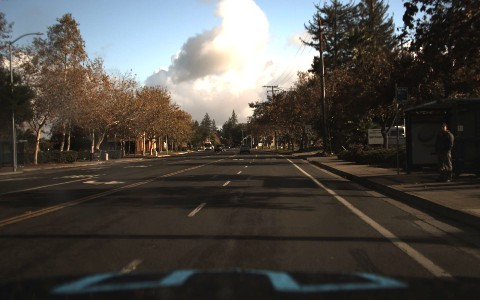
#> input picture data_image/1478019952686311006.jpg, 480 x 300 px; its folder holds only this picture in this run
$ jupyter execute generate_depth_map.ipynb
#> lines starting #> are read from the running program, lines starting #| are printed output that depends on the picture
[cell 1]
import cv2
import numpy as np
import os

# 입력 이미지 폴더 경로
image_dir = 'data_image'

# 출력 결과 저장 폴더
output_dir = 'output_depth'

# 결과 저장 폴더가 없으면 새로 생성
os.makedirs(output_dir, exist_ok=True)

# 이미지 반복 처리
for filename in os.listdir(image_dir):
    if filename.lower().endswith(('.jpg', '.png', '.jpeg')):
        img_path = os.path.join(image_dir, filename)
        print(f"처리 중: {img_path}")

        # 이미지 로드
        image = cv2.imread(img_path)
#> image is the input picture: shape (300, 480, 3); mean B, G, R 69.6, 74.4, 77.6
        if image is None:
            print(f"이미지를 불러올 수 없습니다: {img_path}")
            continue

        # 그레이스케일 변환
        gray = cv2.cvtColor(image, cv2.COLOR_BGR2GRAY)
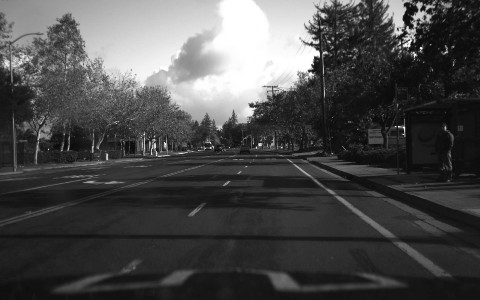
#> gray: shape (300, 480); min 4, max 255, mean 74.8

        # 깊이 맵 생성 (단순히 회색조를 색상맵으로 변환)
        depth_map = cv2.applyColorMap(gray, cv2.COLORMAP_JET)
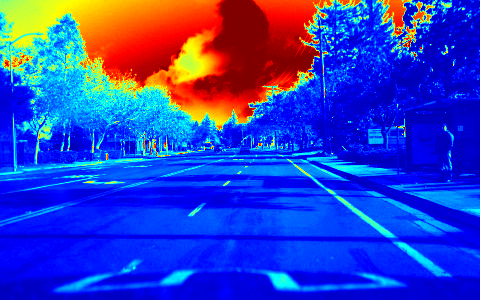
#> depth_map: shape (300, 480, 3); mean B, G, R 194.2, 62.8, 43.9

        # 결과 출력
        cv2.imshow('Original Image', image)
        cv2.imshow('Depth Map', depth_map)
        cv2.waitKey(500)  # 0으로 하면 수동 확인, 500은 자동 0.5초씩

        # 결과 저장 경로 설정
        output_path = os.path.join(output_dir, f"depth_{filename}")
        cv2.imwrite(output_path, depth_map)
        print(f"→ 저장 완료: {output_path}")

# 모든 창 닫기
cv2.destroyAllWindows()

[cell 2]
import cv2
import numpy as np
import os

# 이미지 폴더 경로
image_dir = 'data_image'

# 폴더 내 모든 이미지 파일에 대해 반복
for filename in os.listdir(image_dir):
    if filename.lower().endswith(('.jpg', '.jpeg', '.png')):
        img_path = os.path.join(image_dir, filename)
        print(f"처리 중: {img_path}")

        # 이미지 로드
        image = cv2.imread(img_path)
        if image is None:
            print(f"이미지를 불러올 수 없습니다: {img_path}")
            continue

        # 그레이스케일 변환
        gray = cv2.cvtColor(image, cv2.COLOR_BGR2GRAY)

        # Depth Map 생성
        depth_map = cv2.applyColorMap(gray, cv2.COLORMAP_JET)

        # 이미지 크기
        h, w = depth_map.shape[:2]
#> h = 300; w = 480

        # X, Y 평면 좌표 생성
        X, Y = np.meshgrid(np.arange(w), np.arange(h))

        # Z 축은 밝기를 기반으로 한 깊이값으로 사용
        Z = gray.astype(np.float32)

        # 3D 포인트 클라우드 형식으로 결합 (h x w x 3 배열)
        points_3d = np.dstack((X, Y, Z))
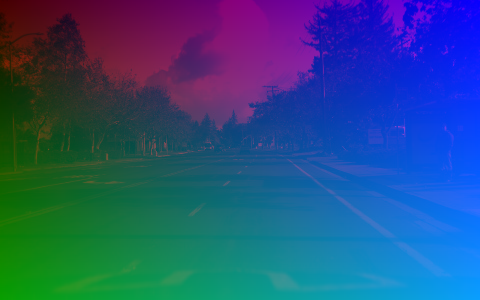
#> points_3d: shape (300, 480, 3) float64; mean of channels 0, 1, 2 239.5, 149.5, 74.8; drawn with min black and max white

        # 결과 출력
        cv2.imshow('Depth Map', depth_map)
        cv2.setWindowTitle('Depth Map', f"Depth Map - {filename}")
        cv2.waitKey(0)

# 모든 창 닫기
cv2.destroyAllWindows()

$ run again, on data_image/1478020209190210692.jpg
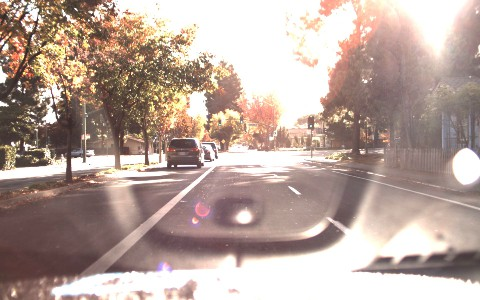
#> input picture data_image/1478020209190210692.jpg, 480 x 300 px
#> image is the input picture: shape (300, 480, 3); mean B, G, R 155.5, 164.2, 183.7
#> `depth_map = cv2.applyColorMap(gray, cv2.COLORMAP_JET)`:
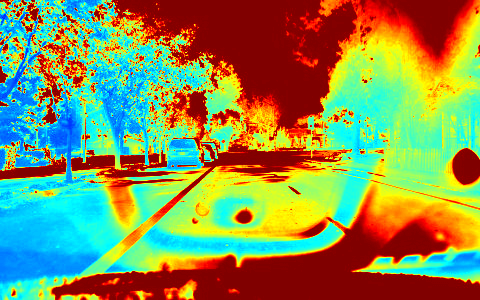
#> depth_map: shape (300, 480, 3); mean B, G, R 85.2, 144.3, 135.5
#> `points_3d = np.dstack((X, Y, Z))`:
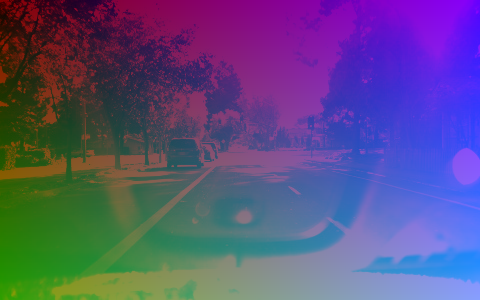
#> points_3d: shape (300, 480, 3) float64; mean of channels 0, 1, 2 239.5, 149.5, 169; drawn with min black and max white

$ run again, on data_image/1478019974679051391.jpg
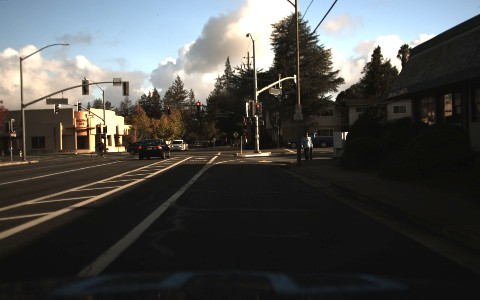
#> input picture data_image/1478019974679051391.jpg, 480 x 300 px
#> image is the input picture: shape (300, 480, 3); mean B, G, R 73.2, 75, 74.3
#> `depth_map = cv2.applyColorMap(gray, cv2.COLORMAP_JET)`:
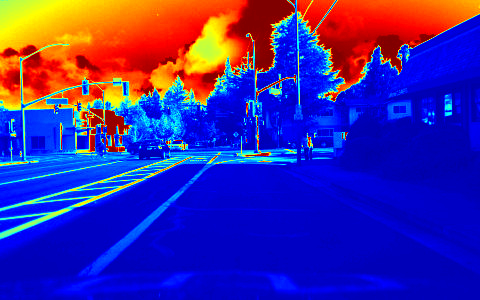
#> depth_map: shape (300, 480, 3); mean B, G, R 160.5, 40.6, 60.9
#> `points_3d = np.dstack((X, Y, Z))`:
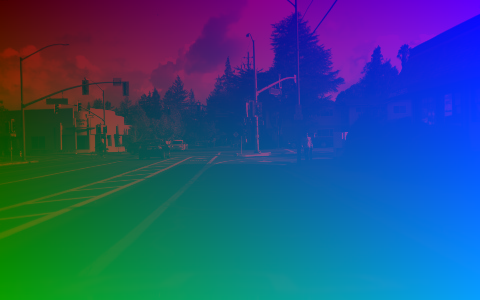
#> points_3d: shape (300, 480, 3) float64; mean of channels 0, 1, 2 239.5, 149.5, 74.6; drawn with min black and max white

$ run again, on data_image/1478019983181354848.jpg
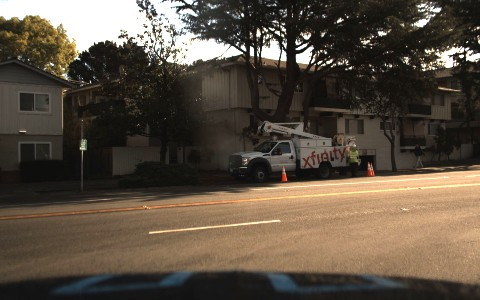
#> input picture data_image/1478019983181354848.jpg, 480 x 300 px
#> image is the input picture: shape (300, 480, 3); mean B, G, R 66.3, 79.8, 91.3
#> `depth_map = cv2.applyColorMap(gray, cv2.COLORMAP_JET)`:
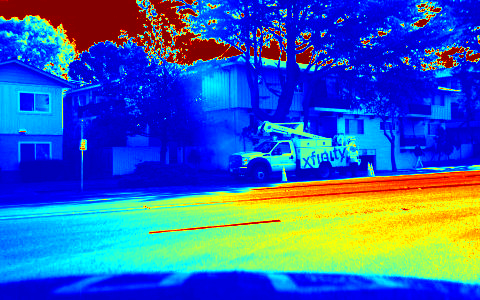
#> depth_map: shape (300, 480, 3); mean B, G, R 181, 96.9, 55
#> `points_3d = np.dstack((X, Y, Z))`:
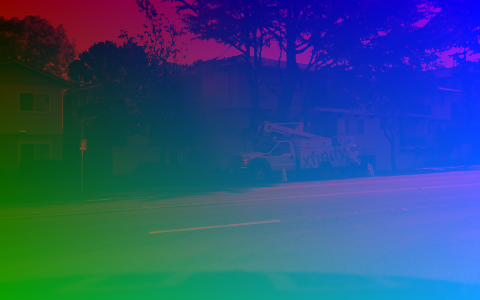
#> points_3d: shape (300, 480, 3) float64; mean of channels 0, 1, 2 239.5, 149.5, 81.7; drawn with min black and max white

$ run again, on data_image/1478020204198106423.jpg
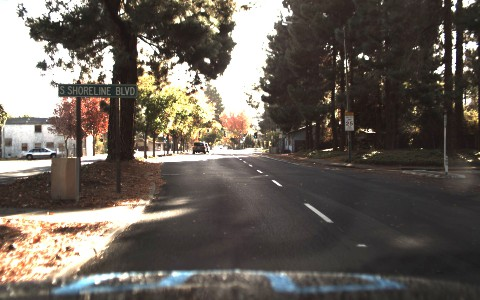
#> input picture data_image/1478020204198106423.jpg, 480 x 300 px
#> image is the input picture: shape (300, 480, 3); mean B, G, R 89.1, 96.6, 103.8
#> `depth_map = cv2.applyColorMap(gray, cv2.COLORMAP_JET)`:
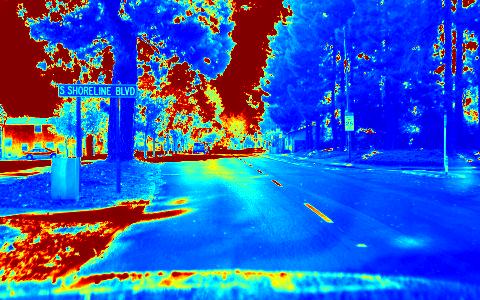
#> depth_map: shape (300, 480, 3); mean B, G, R 189.7, 91, 47.9
#> `points_3d = np.dstack((X, Y, Z))`:
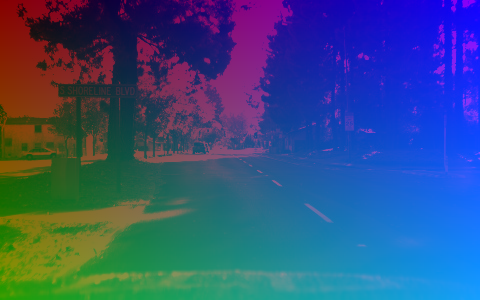
#> points_3d: shape (300, 480, 3) float64; mean of channels 0, 1, 2 239.5, 149.5, 97.9; drawn with min black and max white
